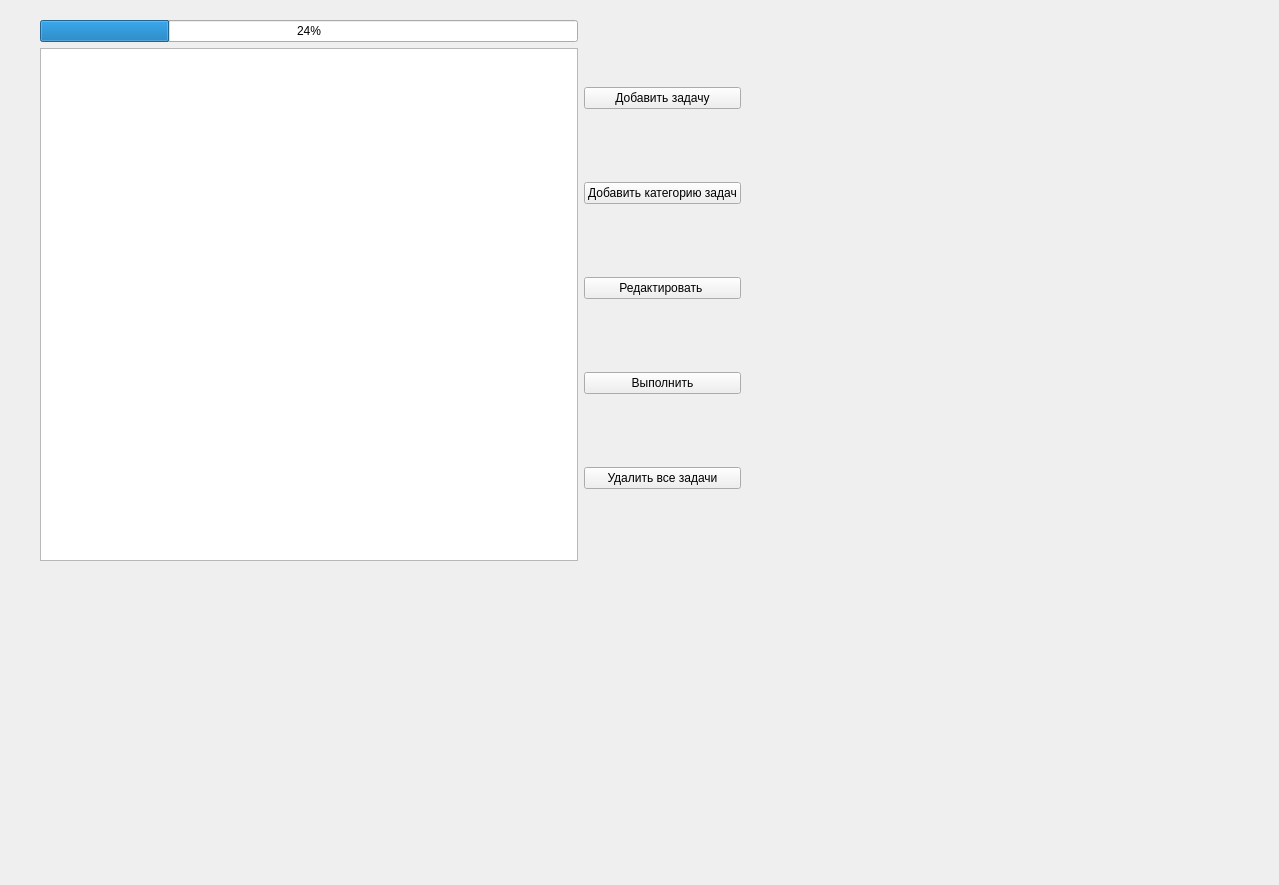
<?xml version="1.0" encoding="UTF-8"?>
<ui version="4.0">
 <class>MyWidget</class>
 <widget class="QWidget" name="MyWidget">
  <property name="geometry">
   <rect>
    <x>0</x>
    <y>0</y>
    <width>1279</width>
    <height>885</height>
   </rect>
  </property>
  <property name="windowTitle">
   <string>Дела на день</string>
  </property>
  <widget class="QWidget" name="gridLayoutWidget">
   <property name="geometry">
    <rect>
     <x>40</x>
     <y>20</y>
     <width>701</width>
     <height>541</height>
    </rect>
   </property>
   <layout class="QGridLayout" name="gridLayout">
    <item row="0" column="0">
     <layout class="QVBoxLayout" name="verticalLayout">
      <item>
       <widget class="QProgressBar" name="progressBar">
        <property name="value">
         <number>24</number>
        </property>
       </widget>
      </item>
      <item>
       <widget class="QTableWidget" name="table"/>
      </item>
     </layout>
    </item>
    <item row="0" column="1">
     <layout class="QVBoxLayout" name="verticalLayout_2">
      <item>
       <widget class="QPushButton" name="add">
        <property name="text">
         <string>Добавить задачу</string>
        </property>
       </widget>
      </item>
      <item>
       <widget class="QPushButton" name="add_category">
        <property name="text">
         <string>Добавить категорию задач</string>
        </property>
       </widget>
      </item>
      <item>
       <widget class="QPushButton" name="change">
        <property name="text">
         <string>Редактировать </string>
        </property>
       </widget>
      </item>
      <item>
       <widget class="QPushButton" name="complete">
        <property name="text">
         <string>Выполнить</string>
        </property>
       </widget>
      </item>
      <item>
       <widget class="QPushButton" name="delete_all">
        <property name="text">
         <string>Удалить все задачи</string>
        </property>
       </widget>
      </item>
     </layout>
    </item>
   </layout>
  </widget>
 </widget>
 <resources/>
 <connections/>
</ui>
